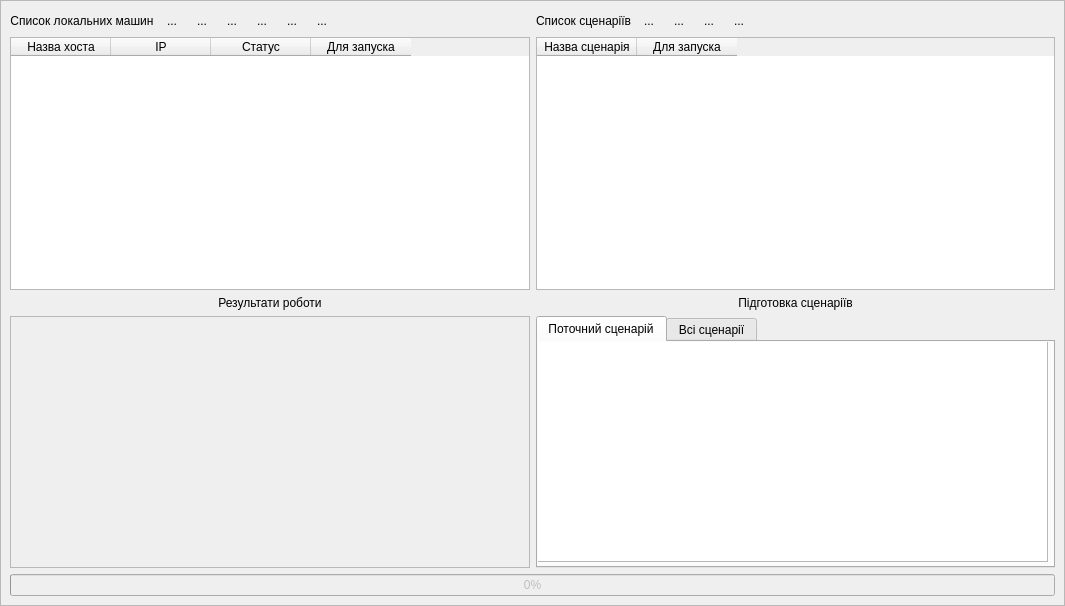
<?xml version="1.0" encoding="UTF-8"?>
<ui version="4.0">
 <class>Form</class>
 <widget class="QWidget" name="Form">
  <property name="geometry">
   <rect>
    <x>0</x>
    <y>0</y>
    <width>1065</width>
    <height>606</height>
   </rect>
  </property>
  <property name="windowTitle">
   <string>Form</string>
  </property>
  <layout class="QGridLayout" name="gridLayout">
   <property name="leftMargin">
    <number>0</number>
   </property>
   <property name="topMargin">
    <number>0</number>
   </property>
   <property name="rightMargin">
    <number>0</number>
   </property>
   <property name="bottomMargin">
    <number>0</number>
   </property>
   <property name="spacing">
    <number>0</number>
   </property>
   <item row="0" column="0">
    <widget class="QScrollArea" name="scrollArea">
     <property name="widgetResizable">
      <bool>true</bool>
     </property>
     <widget class="QWidget" name="scrollAreaWidgetContents">
      <property name="geometry">
       <rect>
        <x>0</x>
        <y>0</y>
        <width>1063</width>
        <height>604</height>
       </rect>
      </property>
      <layout class="QGridLayout" name="gridLayout_2">
       <item row="0" column="0">
        <layout class="QVBoxLayout" name="verticalLayout">
         <item>
          <layout class="QVBoxLayout" name="hostListVerticalLayout">
           <item>
            <layout class="QHBoxLayout" name="hostListButtonsHorizontalLayout">
             <item>
              <widget class="QLabel" name="localMachineListLabel">
               <property name="text">
                <string>Список локальних машин</string>
               </property>
               <property name="alignment">
                <set>Qt::AlignCenter</set>
               </property>
              </widget>
             </item>
             <item>
              <widget class="QToolButton" name="saveToDatabaselButton">
               <property name="toolTip">
                <string>Збереження списку в базі</string>
               </property>
               <property name="text">
                <string>...</string>
               </property>
               <property name="icon">
                <iconset resource="view.qrc">
                 <normaloff>:/images/database.png</normaloff>:/images/database.png</iconset>
               </property>
               <property name="iconSize">
                <size>
                 <width>27</width>
                 <height>27</height>
                </size>
               </property>
               <property name="checkable">
                <bool>false</bool>
               </property>
               <property name="autoRepeat">
                <bool>false</bool>
               </property>
               <property name="autoRaise">
                <bool>true</bool>
               </property>
              </widget>
             </item>
             <item>
              <widget class="QToolButton" name="fullUpdateHostListButton">
               <property name="text">
                <string>...</string>
               </property>
               <property name="icon">
                <iconset resource="view.qrc">
                 <normaloff>:/images/full-update.png</normaloff>:/images/full-update.png</iconset>
               </property>
               <property name="iconSize">
                <size>
                 <width>27</width>
                 <height>27</height>
                </size>
               </property>
               <property name="checkable">
                <bool>false</bool>
               </property>
               <property name="autoRepeat">
                <bool>false</bool>
               </property>
               <property name="autoRaise">
                <bool>true</bool>
               </property>
              </widget>
             </item>
             <item>
              <widget class="QToolButton" name="updateHostListButton">
               <property name="toolTip">
                <string>Оновлення</string>
               </property>
               <property name="text">
                <string>...</string>
               </property>
               <property name="icon">
                <iconset resource="view.qrc">
                 <normaloff>:/images/update.png</normaloff>:/images/update.png</iconset>
               </property>
               <property name="iconSize">
                <size>
                 <width>27</width>
                 <height>27</height>
                </size>
               </property>
               <property name="checkable">
                <bool>false</bool>
               </property>
               <property name="autoRepeat">
                <bool>false</bool>
               </property>
               <property name="autoRaise">
                <bool>true</bool>
               </property>
              </widget>
             </item>
             <item>
              <widget class="QToolButton" name="startInstalationOnHostsButton">
               <property name="toolTip">
                <string>Запуск</string>
               </property>
               <property name="text">
                <string>...</string>
               </property>
               <property name="icon">
                <iconset resource="view.qrc">
                 <normaloff>:/images/play.png</normaloff>:/images/play.png</iconset>
               </property>
               <property name="iconSize">
                <size>
                 <width>27</width>
                 <height>27</height>
                </size>
               </property>
               <property name="checkable">
                <bool>false</bool>
               </property>
               <property name="autoRepeat">
                <bool>false</bool>
               </property>
               <property name="autoRaise">
                <bool>true</bool>
               </property>
              </widget>
             </item>
             <item>
              <widget class="QToolButton" name="downHostItemButton">
               <property name="toolTip">
                <string>Осутити вниз</string>
               </property>
               <property name="text">
                <string>...</string>
               </property>
               <property name="icon">
                <iconset resource="view.qrc">
                 <normaloff>:/images/arrow_down.png</normaloff>:/images/arrow_down.png</iconset>
               </property>
               <property name="iconSize">
                <size>
                 <width>27</width>
                 <height>27</height>
                </size>
               </property>
               <property name="checkable">
                <bool>false</bool>
               </property>
               <property name="autoRepeat">
                <bool>false</bool>
               </property>
               <property name="autoRaise">
                <bool>true</bool>
               </property>
              </widget>
             </item>
             <item>
              <widget class="QToolButton" name="upHostItemButton">
               <property name="toolTip">
                <string>Підняти вгори</string>
               </property>
               <property name="text">
                <string>...</string>
               </property>
               <property name="icon">
                <iconset resource="view.qrc">
                 <normaloff>:/images/arrow_up.png</normaloff>:/images/arrow_up.png</iconset>
               </property>
               <property name="iconSize">
                <size>
                 <width>27</width>
                 <height>27</height>
                </size>
               </property>
               <property name="checkable">
                <bool>false</bool>
               </property>
               <property name="autoRepeat">
                <bool>false</bool>
               </property>
               <property name="autoRaise">
                <bool>true</bool>
               </property>
              </widget>
             </item>
             <item>
              <spacer name="hostListButtonsHorizontalSpacer">
               <property name="orientation">
                <enum>Qt::Horizontal</enum>
               </property>
               <property name="sizeHint" stdset="0">
                <size>
                 <width>40</width>
                 <height>20</height>
                </size>
               </property>
              </spacer>
             </item>
            </layout>
           </item>
           <item>
            <widget class="QTableWidget" name="hostListTableWidget">
             <property name="sizeAdjustPolicy">
              <enum>QAbstractScrollArea::AdjustToContentsOnFirstShow</enum>
             </property>
             <column>
              <property name="text">
               <string>Назва хоста</string>
              </property>
             </column>
             <column>
              <property name="text">
               <string>IP</string>
              </property>
             </column>
             <column>
              <property name="text">
               <string>Статус</string>
              </property>
             </column>
             <column>
              <property name="text">
               <string>Для запуска</string>
              </property>
             </column>
            </widget>
           </item>
           <item>
            <widget class="QLabel" name="resultLabel">
             <property name="text">
              <string>Результати роботи</string>
             </property>
             <property name="alignment">
              <set>Qt::AlignCenter</set>
             </property>
            </widget>
           </item>
           <item>
            <widget class="QTextEdit" name="resutTextEdit">
             <property name="enabled">
              <bool>false</bool>
             </property>
            </widget>
           </item>
          </layout>
         </item>
        </layout>
       </item>
       <item row="0" column="1">
        <layout class="QVBoxLayout" name="scriptsListVerticalLayout">
         <item>
          <layout class="QHBoxLayout" name="scriptsListButtonsHorizontalLayout">
           <item>
            <widget class="QLabel" name="ScriptListLabel">
             <property name="text">
              <string>Список сценаріїв</string>
             </property>
             <property name="alignment">
              <set>Qt::AlignCenter</set>
             </property>
            </widget>
           </item>
           <item>
            <widget class="QToolButton" name="addNewScriptButton">
             <property name="toolTip">
              <string>Додати</string>
             </property>
             <property name="text">
              <string>...</string>
             </property>
             <property name="icon">
              <iconset resource="view.qrc">
               <normaloff>:/images/plus.png</normaloff>:/images/plus.png</iconset>
             </property>
             <property name="iconSize">
              <size>
               <width>27</width>
               <height>27</height>
              </size>
             </property>
             <property name="checkable">
              <bool>false</bool>
             </property>
             <property name="autoRepeat">
              <bool>false</bool>
             </property>
             <property name="autoRaise">
              <bool>true</bool>
             </property>
            </widget>
           </item>
           <item>
            <widget class="QToolButton" name="removeScriptButton">
             <property name="toolTip">
              <string>Видалити</string>
             </property>
             <property name="text">
              <string>...</string>
             </property>
             <property name="icon">
              <iconset resource="view.qrc">
               <normaloff>:/images/minus.png</normaloff>:/images/minus.png</iconset>
             </property>
             <property name="iconSize">
              <size>
               <width>27</width>
               <height>27</height>
              </size>
             </property>
             <property name="checkable">
              <bool>false</bool>
             </property>
             <property name="autoRepeat">
              <bool>false</bool>
             </property>
             <property name="autoRaise">
              <bool>true</bool>
             </property>
            </widget>
           </item>
           <item>
            <widget class="QToolButton" name="editScriptButton">
             <property name="toolTip">
              <string>Редагувати</string>
             </property>
             <property name="text">
              <string>...</string>
             </property>
             <property name="icon">
              <iconset resource="view.qrc">
               <normaloff>:/images/pencil.png</normaloff>:/images/pencil.png</iconset>
             </property>
             <property name="iconSize">
              <size>
               <width>27</width>
               <height>27</height>
              </size>
             </property>
             <property name="checkable">
              <bool>false</bool>
             </property>
             <property name="autoRepeat">
              <bool>false</bool>
             </property>
             <property name="autoRaise">
              <bool>true</bool>
             </property>
            </widget>
           </item>
           <item>
            <widget class="QToolButton" name="updateScriptsListPushButton">
             <property name="toolTip">
              <string>Оновлення</string>
             </property>
             <property name="text">
              <string>...</string>
             </property>
             <property name="icon">
              <iconset resource="view.qrc">
               <normaloff>:/images/full-update.png</normaloff>:/images/full-update.png</iconset>
             </property>
             <property name="iconSize">
              <size>
               <width>27</width>
               <height>27</height>
              </size>
             </property>
             <property name="checkable">
              <bool>false</bool>
             </property>
             <property name="autoRepeat">
              <bool>false</bool>
             </property>
             <property name="autoRaise">
              <bool>true</bool>
             </property>
            </widget>
           </item>
           <item>
            <spacer name="scriptsListButtonsHorizontalSpacer">
             <property name="orientation">
              <enum>Qt::Horizontal</enum>
             </property>
             <property name="sizeHint" stdset="0">
              <size>
               <width>40</width>
               <height>20</height>
              </size>
             </property>
            </spacer>
           </item>
          </layout>
         </item>
         <item>
          <widget class="QTableWidget" name="scriptListTableWidget">
           <column>
            <property name="text">
             <string>Назва сценарія</string>
            </property>
           </column>
           <column>
            <property name="text">
             <string>Для запуска</string>
            </property>
           </column>
          </widget>
         </item>
         <item>
          <widget class="QLabel" name="prepareScriptLabel">
           <property name="text">
            <string>Підготовка сценаріїв</string>
           </property>
           <property name="alignment">
            <set>Qt::AlignCenter</set>
           </property>
          </widget>
         </item>
         <item>
          <widget class="QTabWidget" name="prepareScriptTabWidget">
           <property name="currentIndex">
            <number>0</number>
           </property>
           <widget class="QWidget" name="currentScriptTab">
            <attribute name="title">
             <string>Поточний сценарій</string>
            </attribute>
            <widget class="QWidget" name="verticalLayoutWidget">
             <property name="geometry">
              <rect>
               <x>-1</x>
               <y>-1</y>
               <width>511</width>
               <height>221</height>
              </rect>
             </property>
             <layout class="QVBoxLayout" name="currentScriptVerticalLayout">
              <item>
               <widget class="QTextEdit" name="currentScriptTextEdit"/>
              </item>
             </layout>
            </widget>
            <zorder>verticalLayoutWidget</zorder>
            <zorder></zorder>
           </widget>
           <widget class="QWidget" name="allScriptsTab">
            <attribute name="title">
             <string>Всі сценарії</string>
            </attribute>
            <widget class="QWidget" name="verticalLayoutWidget_2">
             <property name="geometry">
              <rect>
               <x>0</x>
               <y>0</y>
               <width>511</width>
               <height>221</height>
              </rect>
             </property>
             <layout class="QVBoxLayout" name="allScriptsVerticalLayout">
              <item>
               <widget class="QTextEdit" name="allScriptsTextEdit"/>
              </item>
             </layout>
            </widget>
           </widget>
          </widget>
         </item>
        </layout>
       </item>
       <item row="1" column="0" colspan="2">
        <widget class="QProgressBar" name="resultProgressBar">
         <property name="enabled">
          <bool>false</bool>
         </property>
         <property name="value">
          <number>0</number>
         </property>
        </widget>
       </item>
      </layout>
     </widget>
    </widget>
   </item>
  </layout>
 </widget>
 <resources>
  <include location="view.qrc"/>
 </resources>
 <connections/>
</ui>
